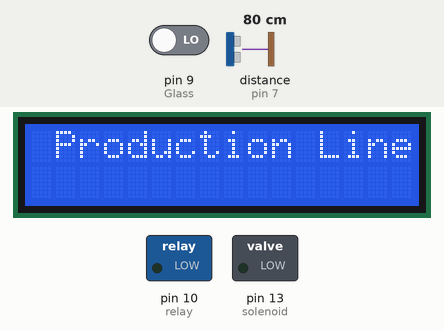
Bench run of a sketch on a simulated Arduino Uno, built with avr-gcc and run on an emulated ATmega328P. Parts: 16×2 character LCD, switched loads named in the sketch (green lamp = pin HIGH). The inputs (shaded band) are chosen by the test bench; at power-on: pin 9 (Glass) LOW, distance to the obstacle (sensor on pin 7) 80 cm. The echo pulse lasts 58.3 µs per cm; pins used as bus, display or sensor lines are not drawn.

Above: at 0.1 s.
At 27.3 s:
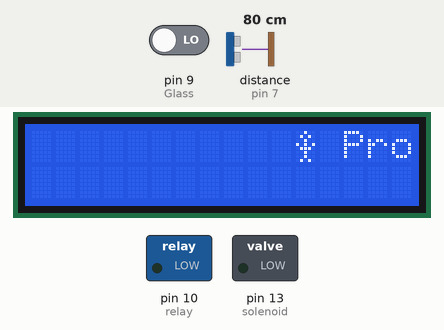
At 30.7 s:
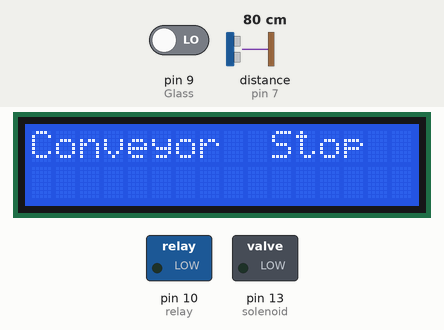
At 31.7 s:
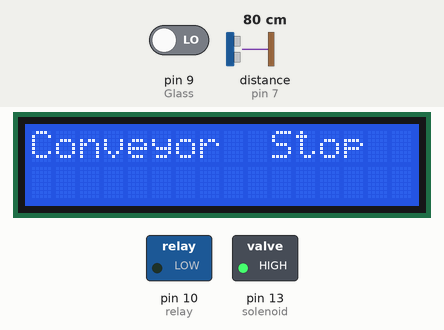
Timing chart, 0 to 33.2 s (numbered marks = the images above):
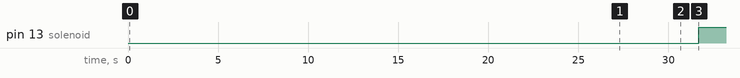

The sketch:

sketch_nov19a.ino
```cpp
#include <LiquidCrystal.h>

// initialize the library with the numbers of the interface pins
// LCD Display usage and the example to write the characters in this GitHub Link : https://github.com/adafruit/STEMMA_LiquidCrystal/tree/master/examples to understand in detailed Arduino Link http://www.arduino.cc/en/Reference/LiquidCrystal
LiquidCrystal lcd(12, 11, 5, 4, 3, 2);

#define echoPin 7 // Echo Pin Ultrasonic // to understand Ultrasonic https://create.arduino.cc/projecthub/abdularbi17/ultrasonic-sensor-hc-sr04-with-arduino-tutorial-327ff6
#define trigPin 8 // Trigger Pin Ultrasonics
#define relay 10 // Onboard LED
#define Glass 9 // Bottle detection
#define solenoid 13 // Solenoid detection
// Conveyor DC Motor use and understanding the circuit diagram https://www.tutorialspoint.com/arduino/arduino_dc_motor.htm#:~:text=Following%20is%20the%20schematic%20diagram%20of%20the,interface%20to%20Arduino%20Uno%20board.&text=Pin%20IN1%20of%20the%20IC,PWM%20pin%202%20of%20Arduino.
byte armsUp[8] = {
  0b00100,
  0b01010,
  0b00100,
  0b10101,
  0b01110,
  0b00100,
  0b00100,
  0b01010
}; // make some custom characters: on LCD Display these are ASCII and Binary value for characterisation link to understand this : https://github.com/adafruit/STEMMA_LiquidCrystal/blob/master/examples/CustomCharacter/CustomCharacter.ino

int maximumRange = 200; // Maximum range needed depends on the motor used it can be 200+ and more
int minimumRange = 0; // Minimum range needed and change as suitable for conveyor for industry usage
long duration, distance; // Duration used to calculate distance to understand this

void setup() {
 lcd.createChar(4, armsUp);
  lcd.begin(16, 2);
  lcd.write(4);
   lcd.print(" Production Line Automation ");
    for (int positionCounter = 15; positionCounter < 84; positionCounter++) {
    // scroll one position left:
    lcd.scrollDisplayLeft();
    // wait a bit: and change time if bottle is not hold at right position
    delay(400);
  }
  delay(1000);
  lcd.clear();
   delay(2000);
 pinMode(trigPin, OUTPUT);
 pinMode(solenoid, OUTPUT);
 pinMode(Glass, INPUT);
 pinMode(echoPin, INPUT);
 pinMode(relay, OUTPUT); // Use indicator like led or buzzer whatever suitable for you
}

void loop()
{

 digitalWrite(trigPin, LOW); // Change delay while debugging
 delayMicroseconds(2);

 digitalWrite(trigPin, HIGH);
 delayMicroseconds(10);

 digitalWrite(trigPin, LOW);
 duration = pulseIn(echoPin, HIGH);

 //Calculate the distance (in cm) based on the speed of sound. Ultrasonic sound to distance conversion formula HC-SR04 Ultrasonic to stop the conveyor
 distance = duration/58.2;

 int Detect_glass =digitalRead(Glass);

 if(Detect_glass == HIGH)  //no glass
 {
    digitalWrite(relay, HIGH);  //conveyor
    lcd.setCursor(0, 0);
    lcd.print("Conveyor Start");
    digitalWrite(solenoid, LOW);
 if(relay==HIGH)
    delay(40); //int a = a++;
 }

  if(Detect_glass == LOW)
 {
 lcd.setCursor(0, 0); // Understand solenoid valve usage here: https://bc-robotics.com/tutorials/controlling-a-solenoid-valve-with-arduino/ and https://create.arduino.cc/projecthub/robotgeek-projects-team/control-a-solenoid-with-arduino-710bdc
    lcd.print("Conveyor  Stop");
    digitalWrite(relay, LOW);   //conveyor off
    delay(1000);
    digitalWrite(solenoid, HIGH);  //solenoid on water pouring continuously else it will stop right away if solenoid off the valve will be too

    //sonar value for level detector change according to your suitability
    if(distance<=9)
    {
digitalWrite(solenoid, LOW);  //water off because solenoid put the valve down/close
 delay(1000);
 digitalWrite(relay, HIGH); //conveyor on
 delay(3000); // change delay as convinient to you also debug every single step while pouring the fluid
    }
 }

 delay(50);
}
```

Measured:
- by itself, pin 13 (solenoid): LOW → HIGH at 31.7 s
- what the display in image 1 shows lasts 1.4 s, from 27.3 s to 28.7 s
